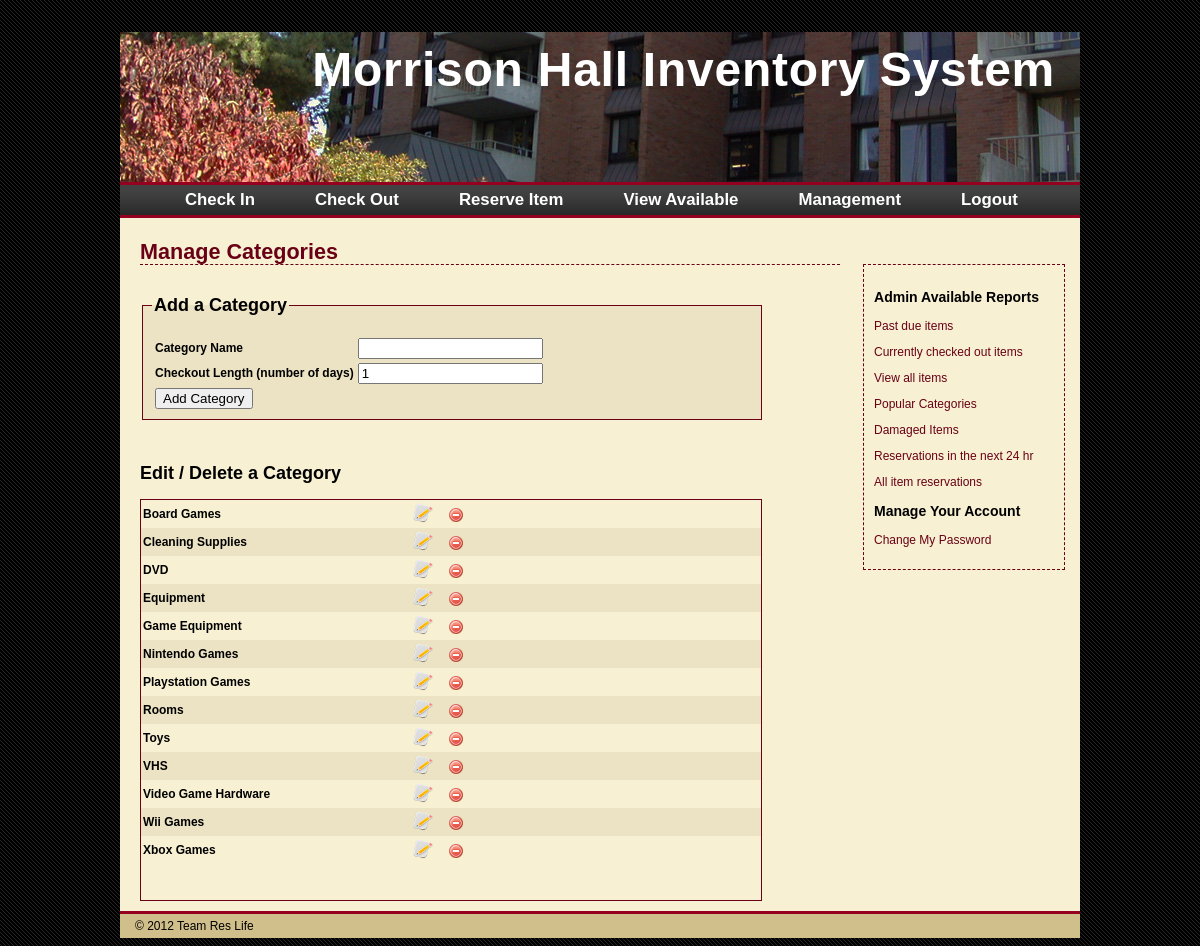
The app's page /manageCategories.php (signed in) with its own data.
### tables this page shows
CREATE TABLE `CATEGORY` (
  `CATEGORY_ID` int(11) NOT NULL auto_increment,
  `NAME` varchar(20) NOT NULL,
  `PERMISSIONS` int(11) NOT NULL default '1',
  `checkout_length` int(2) default NULL,
  PRIMARY KEY  (`CATEGORY_ID`)
);

### manageCategories.php (the view, shortened to what this page needs)
<?php
	echo '<h1>Manage Categories</h1>';
	$pageType = 'add';
	$dbc = @mysqli_connect (HOST, USER, PASSWORD, DBNAME) OR die ('Could not connect to MySQL: '.mysqli_connect_error());
	if($pageType == 'add')
	{
		echo '
		<form action="manageCategories.php" method="POST" name="addCatForm">
			<fieldset class="forms">
				<legend><h2>Add a Category</h2></legend>
				<table>
					<tr>
						<td>
							<label for="name"><b>Category Name</b></label>
						</td>
						<td>
							<input type="text" name="categoryName" id="categoryName" value="';
							if(isset($_POST['categoryName'])) echo $_POST['categoryName'];
							echo '" />
						</td>
					</tr>
					<tr>
						<td>
							<label for="checkout"><b>Checkout Length (number of days)</b></label>
						</td>
						<td>
							<input type="text" name="checkoutLength" id="checkoutLength" value="';
							if(isset($_POST['checkoutLength'])) { echo $_POST['checkoutLength']; } else { echo'1'; }
							echo '" />
						</td>
					</tr>
					<tr>
						<td>
							<input type="submit" name="addCat" value="Add Category" />
							<input type="hidden" name="submitted" value="1" />
						</td>
						<td></td>
					</tr>
				</table>
			</fieldset>
		</form>';
	}
	echo '<br /><br />';
	$q = 'SELECT * FROM CATEGORY ORDER BY NAME;';
    $r = @mysqli_query ($dbc, $q);
	$numRows = mysqli_num_rows($r);
	if ($numRows > 0)
	{
		echo '<h2>Edit / Delete a Category</h2><div class="scrollBox">
			<form action="manageCategories.php" method="POST" name="manageCategoriesForm">
			<table width="100%" cellspacing="0" cellpadding="2">';
		$bg = '#ebe3c3';
		while ($row = mysqli_fetch_array($r, MYSQLI_ASSOC))
		{
			$bg = ($bg=='#f7f0d3' ? '#ebe3c3' : '#f7f0d3');
			echo '
			<tr bgcolor="' . $bg . '">
				<td width="260"><b>' . $row['NAME'] . '</b></td>
				<td valign="right">
					<button class="buttons" name="catEdit"	value="' . $row['CATEGORY_ID'] . '">
						<img src="./images/edit.png" length="20" width="20" /></button>
					<button class="buttons" name="catDelete" value="' . $row['CATEGORY_ID'] . '" onclick="return confirmation()">
						<img src="./images/delete.png" /></button>
					<input type="hidden" name="submitted" value="2" />
				</td>
			</tr>';
		}
		echo '</td></tr></table></form></div>';
	} else {
		echo '<p class="error">There are currently no categories.</p>';
	}
?>

### css/style.css (style rules this page uses)
body { font-family: Helvetica, Geneva, Arial, sans-serif; font-size: 12px; font-color: #141414; background-image:url('BGPattern.gif'); background-repeat:repeat; }
#wrapper { position: relative; top:0px; bottom:0px; margin:0 auto; width: 960px; background-color: #f7f0d3; }
#header { position:relative; top:0px; border-bottom:3px solid #950020; height:150px; margin:0 0 0 0; width:960px; background-image:url('headBG3.jpg'); }
#header h1 { color:#fff; font-size:400%; letter-spacing:-2px; text-align:right; padding:10px; padding-right:25px; margin-bottom:-20px; letter-spacing: .75px; }
#headerLinks { position:relative; top:-17px; border-bottom:3px solid #950020; height:30px; margin:0 0 0 0; width:960px; background-image:url('linksBG1.jpg'); background-repeat:repeat-x; }
#links { list-style:none; font-weight:bold; margin-bottom:10px; font-size:140%; width:100%; position:relative; z-index:5; }
#links li { float:left; margin-right:10px; position:relative; padding-left:20px; padding-right:20px; }
#links a { display:block; padding:5px; color:#fff; text-decoration:none; }
#content { position:relative; min-height:400px; height:auto !important; height:400px; margin:0px; margin-left:10px; padding:10px; margin-top:-20px; width:700px; }
#content h1 { color:#690015; border-bottom:1px dashed #690015; font-size:1.8em; line-height:25px; }
.scrollBox { height:400px; width:620px; border:1px solid #690015; overflow-y:scroll; }
.forms { width:600px; border:1px solid #690015; background-color:#ebe3c3; }
#sidebar { position:relative; float: right; margin: 15px; margin-top:29px; padding: 10px; width:180px; border:1px dashed #690015; }
#footer { position:relative; top:0px; border-top:3px solid #950020; padding: 5px; padding-left:15px; width:940px; background-color:#d0bf8b; }
a:link, a:visited { color: #690015; text-decoration: none; }
.buttons { border-style:none; cursor:pointer; background-color:transparent; }

### css/print.css (style rules this page uses)
body { font-family: Helvetica, Geneva, Arial, sans-serif; font-size: 12px; font-color: #000; background-repeat:repeat; }
#wrapper { position: relative; top:0px; bottom:0px; margin:0; width: 800px; background-color: #ffffff; }
#header { position:relative; top:0px; border-bottom:1px solid #000; height:100px; margin:0 0 0 0; width:800px; }
#header h1 { color:#000; font-size:400%; letter-spacing:-2px; text-align:left; padding:10px; margin-bottom:-20px; letter-spacing: .75px; }
#headerLinks { position:relative; top:0px; border-bottom:1px solid #000; height:26px; margin:0 0 0 0; width:800px; background-repeat:repeat-x; }
#content { position:relative; min-height:400px; height:auto !important; height:400px; margin:0px; margin-left:10px; padding:10px; width:780px; }
#content h1 { color:#000; border-bottom:1px dashed #000; font-size:1.8em; line-height:25px; }
.scrollBox { height:400px; width:620px; border:1px solid #000; overflow-y:scroll; }
.forms { width:600px; border:1px solid #000; background-color:#fff; }
#sidebar { display:none; }
#sidebar a:link { color: #fff; }
#footer { display:none; }
a:link, a:visited { color: #000; text-decoration: none; }
.buttons { border-style:none; cursor:pointer; background-color:transparent; }

### records on screen
category: NAME "Board Games", $row['CATEGORY_ID'] 2 (drawn)
category: NAME "Cleaning Supplies", $row['CATEGORY_ID'] 3 (drawn)
category: NAME "DVD", $row['CATEGORY_ID'] 4 (drawn)
category: NAME "Equipment", $row['CATEGORY_ID'] 5 (drawn)
category: NAME "Game Equipment", $row['CATEGORY_ID'] 6 (drawn)
category: NAME "Nintendo Games", $row['CATEGORY_ID'] 7 (drawn)
category: NAME "Playstation Games", $row['CATEGORY_ID'] 8 (drawn)
category: NAME "Rooms", $row['CATEGORY_ID'] 9 (drawn)
category: NAME "Toys", $row['CATEGORY_ID'] 14 (drawn)
category: NAME "VHS", $row['CATEGORY_ID'] 10 (drawn)
category: NAME "Video Game Hardware", $row['CATEGORY_ID'] 11 (drawn)
category: NAME "Wii Games", $row['CATEGORY_ID'] 12 (drawn)
category: NAME "Xbox Games", $row['CATEGORY_ID'] 13 (drawn)
